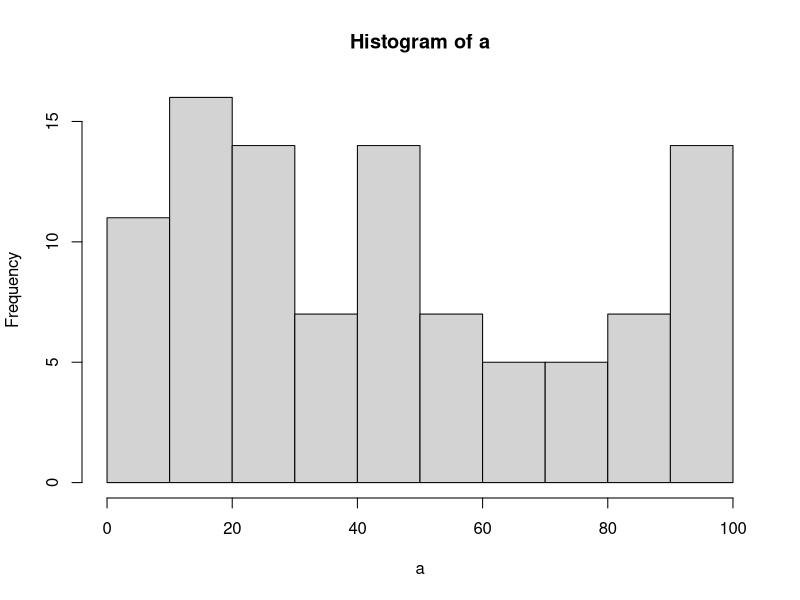

Recreate this plot in R. (Note: this script raises an error after producing the figure.)
## ---- chunk 1
1+1 
3-2
4*6
5/7
## ---- chunk 2
Numbers_List <-seq(1:100)

for (i in 1:length(Numbers_List)){
  print(Numbers_List[[i]])
}

## ---- chunk 3
Numbers_List <-seq(1:100)

for (i in 1:length(Numbers_List)){
  print(Numbers_List[[i]])
}
sum(Numbers_List)
## ---- chunk 4
Odd_numbers <-seq(1, 99, 2)
 print(Odd_numbers)

## ---- chunk 5
Prime_Numbers <-(1:500)*2
print(Prime_Numbers)
## ---- chunk 6
rnorm(100) 
## ---- chunk 7
rnorm(100, mean = 6, sd = 6)

## ---- chunk 8
x_mean <-c(1,3,9,-22,22,6,7,10,15,4,25)
my_fun <-function(x_mean){ sum(x_mean)/length(x_mean)} 
print(my_fun(x_mean))
## ---- chunk 9
Y<-c(1,3,9,-22,22,6,7,10,15,4,25,22,56,7,22,22)
table(Y)
C=table(Y)

names(which.max(C))


## ---- chunk 10
Count1 <-c(1,3,9,-22,22,6,7,10,15,4,25)

length(Count1)

## ---- chunk 11
letter<-c("jtymhrtyoilnk")
strsplit(letter, split = "")

length(letter)

## ---- chunk 12
strV<-"How can we understand R if we don't read"
sapply(strsplit(strV," "),length)

## ---- chunk 13
Str1<-"bbbjshjfsiiiisihfksbjsuuuus"
(strsplit(Str1,""))

table(Str1)


## ---- chunk 14
Word<-"Learning"
sentence<-" Learning R is hard "

grepl(Word,sentence)

## ---- chunk 15
print(as.numeric(Sys.time())*1000, digits=15)
## ---- chunk 16

## ---- chunk 17

## ---- chunk 18

## ---- chunk 19
for (a in 1:100) {
 if (a %% 3 == 0) {print("Fizz")}
 else if (a %% 5 == 0) {print("Buzz")}
 else print(a)
}

## ---- chunk 20
a<-"some text that has some letters"



## ---- chunk 21
a<-runif(100,0,100)
hist(a)
## ---- chunk 22
X<-c(1,2,3,4,5,6,7,8,9,10)
x*2
for(i in 1:10) {
print(paste(X,'x', i, '=', X*i))
}

## ---- chunk 23
old <- c("A B C D E F G H I J K L M N O P Q R S T U V W X Y Z ", "a b c d e f g h i j k l m n  o p q r s t u v w x y z", 0:9)

new <- sample(old)

old_string <- paste(old, collapse = "")
new_string <- paste(new, collapse = "")

encrypt <- function(message) {
  chartr(old_string, new_string, message)
}

decrypt <- function(message) {
  chartr(new_string, old_string, message)
}

## ---- chunk 24
sample(c(1,2,3,4,5,6),2)
total_sum<-0
number_of_rolls<-0
while(total_sum < 25){
  number_of_rolls <- number_of_rolls+1
  total_sum <-total_sum+sample(c(1,2,3,4,5,6),1)
}
## ---- chunk 25
R2<-sample(sample(2:12,size = 100,replace = TRUE, prob = table(outer(1:6,1:6,"+")) / 36)
)
## ---- chunk 26
#data framee has rows n columns similar to excel.
#data frame example 
a<- data.frame()

df1 = data.frame(name = c("Norlander","Annalouise","Marsha","Angelina"), 
                 Graduated_projected = c(2020,2020,2020,2020))
df2 = data.frame(Birth_place = c("Trinidad","U.S.A","Haiti","London"), 
                 Birth_year = c(1990,1992,1995,1993))

cbind (df1, df2)
